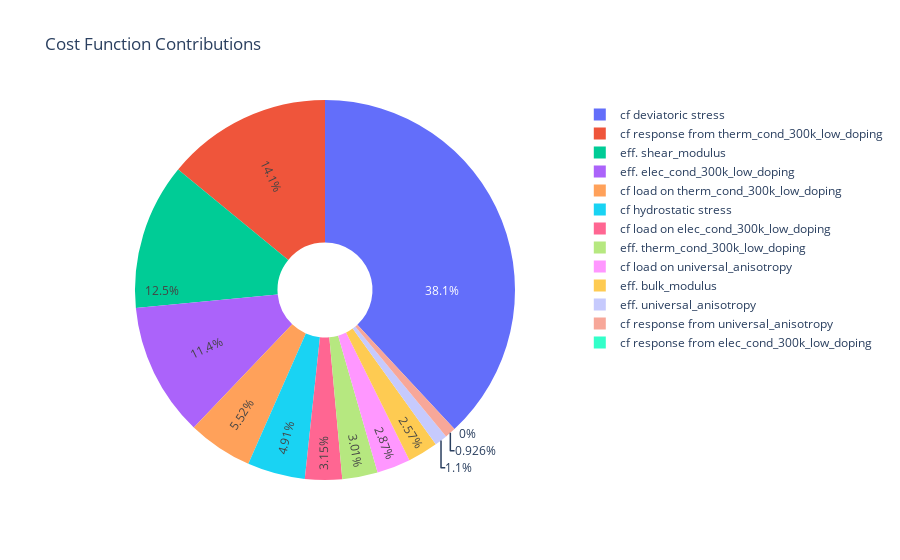

Here is the notebook cell this chart was saved with:
### Code cell
# Plot the contributions to the cost function for the best performer
visualizer.plot_cost_func_contribs()

### Figure 1 — Plotly figure (JSON) as saved in the notebook; plotly's stock layout.template omitted (floating-point values rounded to 4 significant figures)
{"data": [{"hole": 0.25, "insidetextorientation": "radial", "labels": ["eff. elec_cond_300k_low_doping", "eff. therm_cond_300k_low_doping", "eff. bulk_modulus", "eff. shear_modulus", "eff. universal_anisotropy", "cf load on elec_cond_300k_low_doping", "cf response from elec_cond_300k_low_doping", "cf load on therm_cond_300k_low_doping", "cf response from therm_cond_300k_low_doping", "cf hydrostatic stress", "cf deviatoric stress", "cf load on universal_anisotropy", "cf response from universal_anisotropy"], "textinfo": "percent", "type": "pie", "values": [0.1044, 0.0277, 0.02365, 0.1145, 0.01007, 0.02896, 0, 0.05076, 0.1294, 0.04517, 0.3501, 0.02638, 0.008518, 0.04351, 0.08482, 0.1088, 0.2537, 0.3654, 0, 0.01418, 0.1372, 0.02291, 0.03167, 0, 0, 0.04891, 0.0484, 0.1371, 0.3467]}], "layout": {"showlegend": true, "title": {"text": "Cost Function Contributions"}}}
